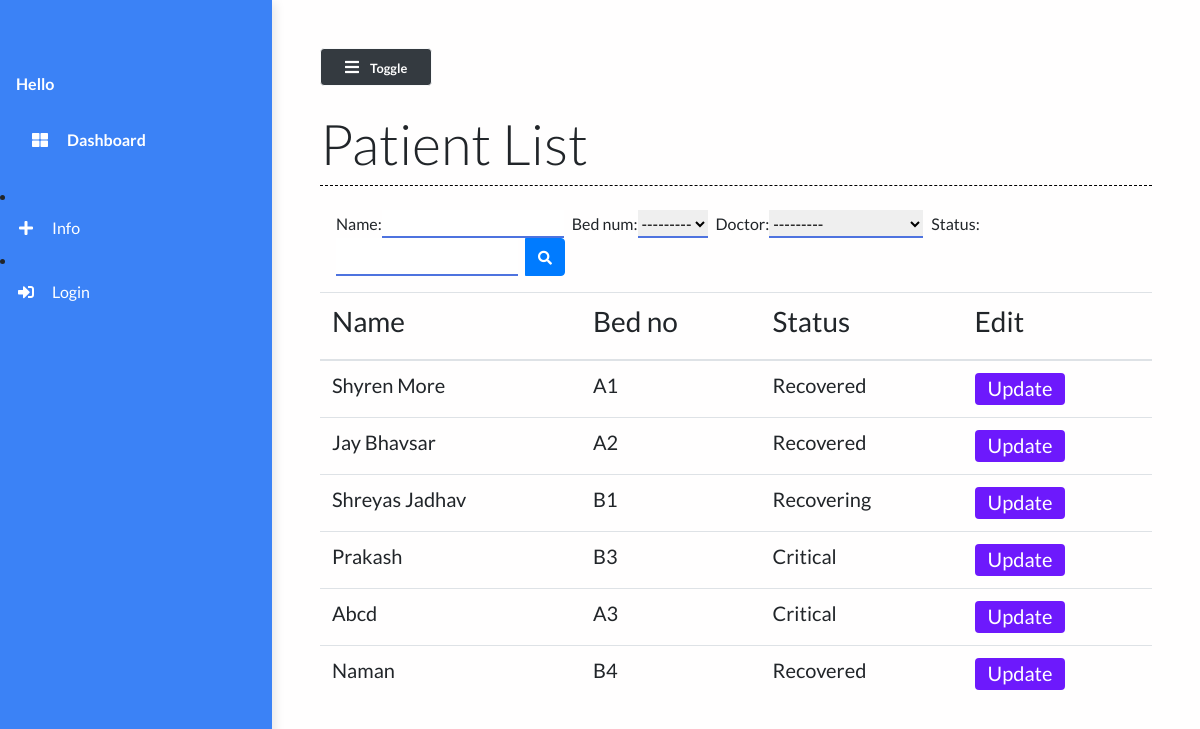
/patient_list/, run on the app's committed database.
### main/models.py (models this page shows, shortened)
class Doctor(models.Model):
    name = models.CharField(max_length=100)
    def __str__(self):
        return self.name

class Patient(models.Model):
    name = models.CharField(max_length=50)
    phone_num = models.CharField(max_length=15)
    patient_relative_name = models.CharField(max_length=50, null=True)
    patient_relative_contact = models.CharField(max_length=15, null=True)
    address = models.TextField()
    SYMPTOMS = (
        ('Fever', 'Fever'),
        ('Dry cough', 'Dry cough'),
        ('Tiredness', 'Tiredness'),
        ('Aches and pains', 'Aches and pains'),
        ('Sore throat', 'Sore throat'),
        ('Diarrhoea', 'Diarrhoea'),
        ('Loss of taste or smell', 'Loss of taste or smell'),
        ('Difficulty in breathing or shortness of breath', 'Difficulty in breathing or shortness of breath'),
        ('Chest pain or pressure', 'Chest pain or pressure'),
        ('Loss of speech or movement', 'Loss of speech or movement'),
    )
    symptoms = MultiSelectField(choices=SYMPTOMS, null=True)
    prior_ailments = models.TextField()
    bed_num = models.ForeignKey("Bed", on_delete=models.CASCADE)
    dob = models.DateField(null=True)
    doctor = models.ForeignKey("Doctor", on_delete=models.CASCADE, null=True)
    doctors_notes = models.TextField(null=True, blank=True)
    doctors_visiting_time = models.CharField(null=True, max_length=50, blank=True)
    status = models.CharField(max_length=50)

class Bed(models.Model):
    bed_number = models.CharField(max_length=50)
    occupied = models.BooleanField()
    def __str__(self):
        return self.bed_number

### main/views.py (the view)
# urls.py: path("patient_list/", views.patient_list, name="patient_list"),
def patient_list(request):
    patients = Patient.objects.all()
    myFilter = PatientFilter(request.GET, queryset=patients)
    patients = myFilter.qs
    context = {
        'patients': patients,
        'myFilter': myFilter
    }
    return render(request, 'main/patient_list.html', context)

### main/templates/main/patient_list.html (shortened to what this page needs)
{% extends 'main/base.html' %}
{% load static %}
{% block contentTitle %}
    Patient List
{% endblock contentTitle %}
{% block content %}
    <form class="d-none d-sm-inline-block form-inline mr-auto ml-md-3 my-2 my-md-0 mw-100 navbar-search mb-3" method="GET" id="list">
        <div class="input-group">
        {{myFilter.form}}
            <div class="input-group-append">
                <button class="btn btn-primary btn-block" type="submit">
                    <i class="fas fa-search fa-sm"></i>
                </button>
            </div>
        </div>
    </form>
     <div class="table-responsive mt-3">
        <table class="table table-hover">
            <thead>
                <th><h3>Name</h3></th>
                <th><h3>Bed no</h3></th>
                <th><h3>Status</h3></th>
                <th><h3>Edit</h3></th>
            </thead>
            <tbody>
                {% for patient in patients %}
                <tr class="mx-auto">
                    <td scope="row"><h5>{{ patient.name }}</h5></td>
                    <td><h5>{{ patient.bed_num }}</h5></td>
                    <td><h5>{{ patient.status }}</h5></td>
                    <td><a href="/patient/{{patient.id}}" class="btn btn-purple"><h5>Update</h5></a></td>
                </tr>
                {% endfor %}
            </tbody>
        </table>
    </div>
{% endblock content %}

### main/templates/main/base.html (shortened to what this page needs)
{% load static %}
<!DOCTYPE html>
<html lang="en">
  <head>
    <link
      rel="stylesheet"
      href="https://maxcdn.bootstrapcdn.com/bootstrap/4.0.0/css/bootstrap.min.css"
    />
    <link
      rel="stylesheet"
      href="https://cdnjs.cloudflare.com/ajax/libs/font-awesome/5.14.0/css/all.min.css"
    />
    <link
      rel="stylesheet"
      href="{% static 'styles/base.css' %}"
      type="text/css"
    />
    <link rel="stylesheet" href="//code.jquery.com/ui/1.12.1/themes/base/jquery-ui.css">
  </head>
  <body>
<div class="vertical-nav" id="sidebar">
	<div class="py-4 px-3 mb-4">
	</div>
	<p class="text-white font-weight-bold px-3 pb-4 mb-0">
		Hello {{user.first_name}}
	</p>
	<p class="text-gray font-weight-bold px-3 pb-4 mb-0">
		<a href="{% url 'dashboard' %}" class="nav-link text-white">
			<i class="fa fa-th-large mr-3 text-primary"></i> Dashboard</a>
	</p>
    <li class="nav-item">
      <a href="{% url 'info' %}" class="nav-link text-white">
        <i class="fa fa-plus mr-3 text-primary fa-fw"></i>Info
      </a>
    </li>
    {% if request.user.is_authenticated == False %}
    <li class="nav-item">
			<a href="{% url 'login' %}" class="nav-link text-white">
				<i class="fa fa-sign-in-alt mr-3 text-primary fa-fw"></i>Login
			</a>
		</li>
    {% else %}
		<li class="nav-item">
			<a href="{% url 'logout' %}" class="nav-link text-white">
				<i class="fa fa-sign-out-alt mr-3 text-primary fa-fw"></i>Logout
			</a>
		</li>
    {% endif %}
</div>
    <div class="page-content p-5" id="content">
        <button id="sidebarCollapse" class="btn btn-light bg-dark rounded-pill shadow-sm px-4 mb-4" type="button">
            <i class="fa fa-bars mr-2 text-primary"></i>
            <small class="font-weight-bold text-primary">
                Toggle
            </small>
        </button>
		<h2 class="display-4 ">{% block contentTitle %}{% endblock contentTitle %}
		</h2>
		<div class="seperator mt-1 mb-4"></div>
		{% block content %}{% endblock content %}
    </div>
  </body>
</html>

### static/styles/base.css (style rules this page uses)
body { background: #fffefe; min-height: 100vh; overflow-x: hidden; font-family:Lato,'Helvetica Neue',Helvetica,Arial,sans-serif; }
.vertical-nav { background: #3b82f6 !important; min-width: 17rem; height: 100vh; position: fixed; top: 0; left: 0; box-shadow: 3px 3px 10px rgba(0, 0, 0, 0.1); transition: all 0.4s; }
.page-content { width: calc(100% -17rem); margin-left: 17rem; transition: all 0.4s; }
.seperator { margin: 3rem 0; border-bottom: 1px dashed #000000; }
.nav-link { text-transform: capitalize; }
.text-primary { color: #fff !important; }
.btn-purple { background: #6d19fc; color: #ffffff; height: 2rem; padding-top: 2px; }
#id_name { margin-right: 0.5rem; border: none; outline: none; border-bottom: 2px solid #4e73df; }
#id_bed_num { margin-right: 0.5rem; border: none; outline: none; border-bottom: 2px solid #4e73df; }
#id_status { margin-right: 0.5rem; border: none; outline: none; border-bottom: 2px solid #4e73df; }
#id_doctor { margin-right: 0.5rem; border: none; outline: none; border-bottom: 2px solid #4e73df; }

### data on the page
Patient: name "Shyren More", bed_num "A1", status "Recovered"
Patient: name "Jay Bhavsar", bed_num "A2", status "Recovered"
Patient: name "Shreyas Jadhav", bed_num "B1", status "Recovering"
Patient: name "Prakash", bed_num "B3", status "Critical"
Patient: name "Abcd", bed_num "A3", status "Critical"
Patient: name "Naman", bed_num "B4", status "Recovered"
